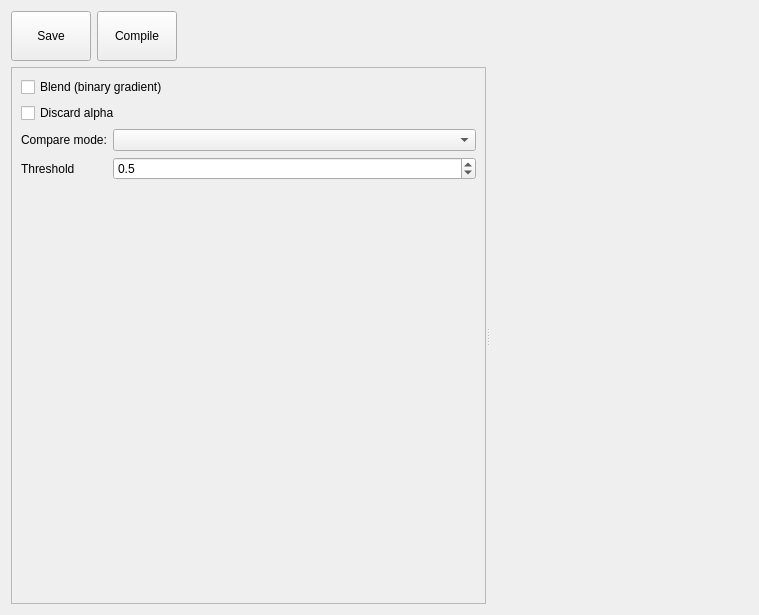
<?xml version="1.0" encoding="UTF-8"?>
<ui version="4.0">
 <class>ShaderGraphView</class>
 <widget class="QWidget" name="ShaderGraphView">
  <property name="geometry">
   <rect>
    <x>0</x>
    <y>0</y>
    <width>759</width>
    <height>615</height>
   </rect>
  </property>
  <property name="windowTitle">
   <string>Form</string>
  </property>
  <layout class="QGridLayout" name="gridLayout">
   <item row="0" column="0">
    <layout class="QHBoxLayout" name="horizontalLayout">
     <item>
      <widget class="QPushButton" name="pbSave">
       <property name="sizePolicy">
        <sizepolicy hsizetype="Minimum" vsizetype="Fixed">
         <horstretch>0</horstretch>
         <verstretch>0</verstretch>
        </sizepolicy>
       </property>
       <property name="minimumSize">
        <size>
         <width>0</width>
         <height>50</height>
        </size>
       </property>
       <property name="text">
        <string>Save</string>
       </property>
      </widget>
     </item>
     <item>
      <widget class="QPushButton" name="pbCompile">
       <property name="minimumSize">
        <size>
         <width>0</width>
         <height>50</height>
        </size>
       </property>
       <property name="text">
        <string>Compile</string>
       </property>
      </widget>
     </item>
     <item>
      <spacer name="horizontalSpacer">
       <property name="orientation">
        <enum>Qt::Horizontal</enum>
       </property>
       <property name="sizeHint" stdset="0">
        <size>
         <width>40</width>
         <height>20</height>
        </size>
       </property>
      </spacer>
     </item>
    </layout>
   </item>
   <item row="1" column="0">
    <widget class="QSplitter" name="splitter">
     <property name="orientation">
      <enum>Qt::Horizontal</enum>
     </property>
     <widget class="QFrame" name="frame">
      <property name="frameShape">
       <enum>QFrame::StyledPanel</enum>
      </property>
      <property name="frameShadow">
       <enum>QFrame::Sunken</enum>
      </property>
      <layout class="QVBoxLayout" name="verticalLayout">
       <item>
        <widget class="QCheckBox" name="cbBlendBinaryGradient">
         <property name="text">
          <string>Blend (binary gradient)</string>
         </property>
        </widget>
       </item>
       <item>
        <widget class="QCheckBox" name="cbDiscardAlpha">
         <property name="text">
          <string>Discard alpha</string>
         </property>
        </widget>
       </item>
       <item>
        <layout class="QGridLayout" name="gridLayout_2">
         <item row="0" column="0">
          <widget class="QLabel" name="label">
           <property name="sizePolicy">
            <sizepolicy hsizetype="Maximum" vsizetype="Preferred">
             <horstretch>0</horstretch>
             <verstretch>0</verstretch>
            </sizepolicy>
           </property>
           <property name="text">
            <string>Compare mode:</string>
           </property>
          </widget>
         </item>
         <item row="0" column="1">
          <widget class="QComboBox" name="cbDiscardAlphaCompareMode"/>
         </item>
         <item row="1" column="0">
          <widget class="QLabel" name="label_2">
           <property name="sizePolicy">
            <sizepolicy hsizetype="Maximum" vsizetype="Preferred">
             <horstretch>0</horstretch>
             <verstretch>0</verstretch>
            </sizepolicy>
           </property>
           <property name="text">
            <string>Threshold</string>
           </property>
          </widget>
         </item>
         <item row="1" column="1">
          <widget class="QDoubleSpinBox" name="sbDiscardAlphaThreshold">
           <property name="decimals">
            <number>1</number>
           </property>
           <property name="maximum">
            <double>1.000000000000000</double>
           </property>
           <property name="singleStep">
            <double>0.100000000000000</double>
           </property>
           <property name="value">
            <double>0.500000000000000</double>
           </property>
          </widget>
         </item>
        </layout>
       </item>
       <item>
        <spacer name="verticalSpacer">
         <property name="orientation">
          <enum>Qt::Vertical</enum>
         </property>
         <property name="sizeHint" stdset="0">
          <size>
           <width>20</width>
           <height>402</height>
          </size>
         </property>
        </spacer>
       </item>
      </layout>
     </widget>
     <widget class="QWidget" name="wShaderGraphView" native="true"/>
    </widget>
   </item>
  </layout>
 </widget>
 <resources/>
 <connections/>
</ui>
